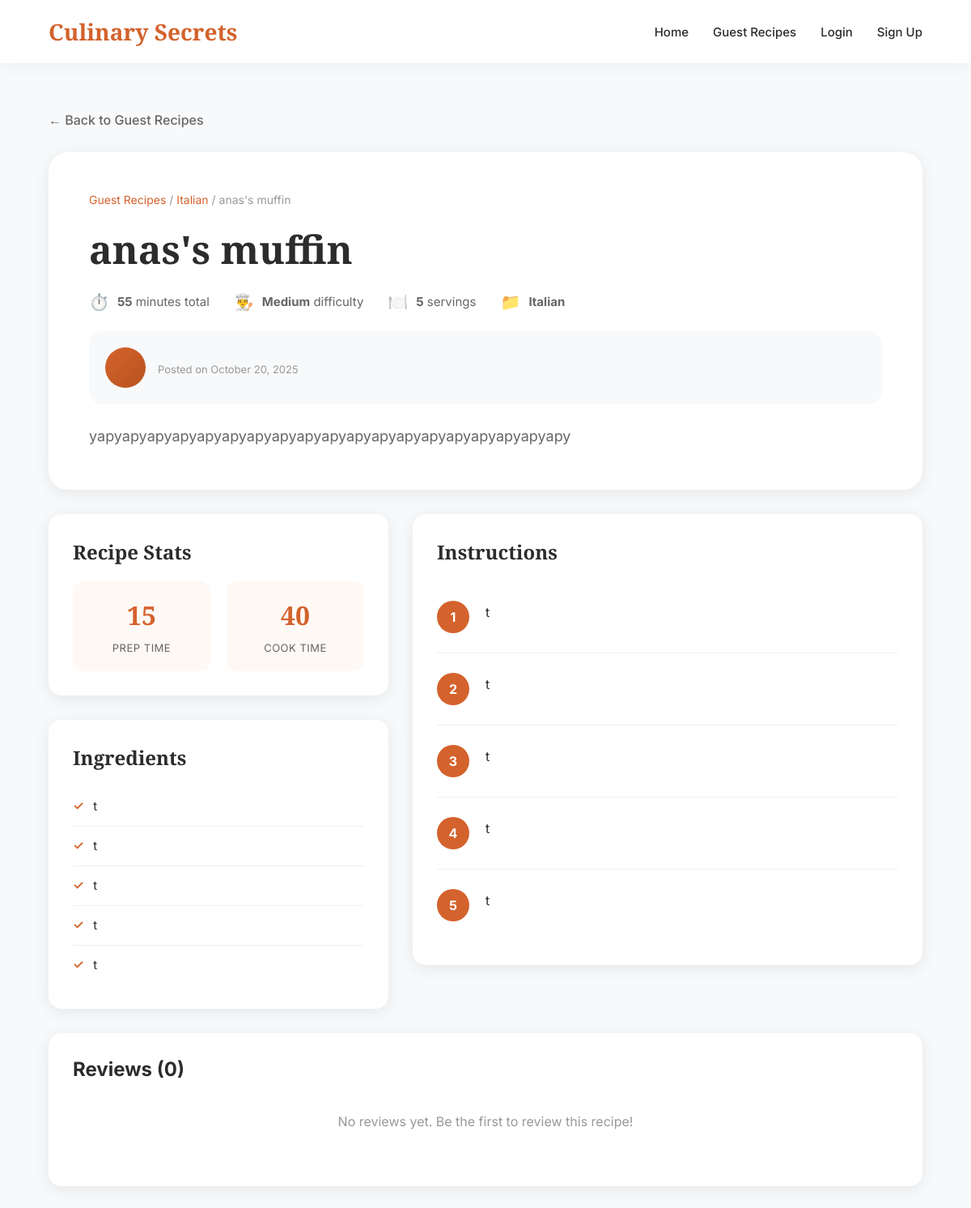
The page /accounts/recipe/anass-muffin/ on the database its author committed.
### recipes/models.py (models this page shows, shortened)
class Recipe(models.Model):
    DIFFICULTY_CHOICES = [
        ('easy', 'Easy'),
        ('medium', 'Medium'),
        ('hard', 'Hard'),
    ]
    APPROVAL_STATUS_CHOICES = [
        ('draft', 'Draft'),
        ('pending', 'Pending Review'),
        ('approved', 'Approved'),
        ('rejected', 'Rejected'),
    ]
    title = models.CharField(max_length=200, db_index=True)
    slug = models.SlugField(unique=True, db_index=True)
    description = models.TextField()
    ingredients = models.TextField(help_text="One ingredient per line")
    instructions = models.TextField()
    prep_time = models.PositiveIntegerField(
        help_text="Preparation time in minutes",
        validators=[MinValueValidator(1)]
    )
    cook_time = models.PositiveIntegerField(
        help_text="Cooking time in minutes",
        validators=[MinValueValidator(1)]
    )
    servings = models.PositiveIntegerField(
        default=4,
        validators=[MinValueValidator(1), MaxValueValidator(50)]
    )
    difficulty = models.CharField(
        max_length=10,
        choices=DIFFICULTY_CHOICES,
        default='medium',
        db_index=True
    )
    category = models.ForeignKey(
        Category,
        on_delete=models.CASCADE,
        related_name='recipes',
        db_index=True
    )
    author = models.ForeignKey(
        User,
        on_delete=models.SET_NULL,
        null=True,
        blank=True,
        db_index=True
    )
    image_url = models.URLField(blank=True, null=True)
    is_featured = models.BooleanField(default=False, db_index=True)
    approval_status = models.CharField(
        max_length=20,
        choices=APPROVAL_STATUS_CHOICES,
        default='approved',  # Admin recipes auto-approved
        db_index=True
    )
    is_user_recipe = models.BooleanField(default=False, db_index=True)
    rejection_reason = models.TextField(blank=True, null=True)
    reviewed_by = models.ForeignKey(
        User,
        on_delete=models.SET_NULL,
        null=True,
        blank=True,
        related_name='reviewed_recipes'
    )
    reviewed_at = models.DateTimeField(null=True, blank=True)
    created_at = models.DateTimeField(auto_now_add=True, db_index=True)
    updated_at = models.DateTimeField(auto_now=True)
    class Meta:
        ordering = ['-created_at']
        indexes = [
            models.Index(fields=['-created_at'], name='recipe_created_idx'),
            models.Index(fields=['category', '-created_at'], name='recipe_cat_date_idx'),
            models.Index(fields=['is_featured', '-created_at'], name='recipe_featured_idx'),
            models.Index(fields=['difficulty', '-created_at'], name='recipe_diff_date_idx'),
            models.Index(fields=['title'], name='recipe_title_idx'),
            models.Index(fields=['approval_status', '-created_at'], name='recipe_approval_date_idx'),
            models.Index(fields=['is_user_recipe', 'approval_status'], name='recipe_user_approval_idx'),
        ]
        verbose_name = 'Recipe'
        verbose_name_plural = 'Recipes'
    @property
    def total_time(self):
        return self.prep_time + self.cook_time

class Category(models.Model):
    name = models.CharField(max_length=100, unique=True)
    description = models.TextField(blank=True)
    slug = models.SlugField(unique=True, db_index=True)
    created_at = models.DateTimeField(auto_now_add=True)
    class Meta:
        verbose_name_plural = "Categories"
        ordering = ['name']
        indexes = [
            models.Index(fields=['name'], name='category_name_idx'),
        ]

### accounts/views.py (the view)
# urls.py: path('recipe/<slug:slug>/', views.recipe_detail_view, name='recipe_detail'),
def recipe_detail_view(request, slug):
    recipe = get_object_or_404(
        Recipe.objects.select_related('category', 'author').prefetch_related('reviews'),
        slug=slug
    )
    is_favorited = False
    if request.user.is_authenticated:
        is_favorited = Favorite.objects.filter(user=request.user, recipe=recipe).exists()
    reviews = recipe.reviews.filter(is_approved=True).order_by('-created_at')
    context = {
        'recipe': recipe,
        'is_favorited': is_favorited,
        'reviews': reviews,
    }
    return render(request, 'accounts/recipe_detail.html', context)

### accounts/templates/accounts/recipe_detail.html (shortened to what this page needs)
<!DOCTYPE html>
<html lang="en">
<head>
</head>
<body>
    <nav class="navbar">
        <div class="nav-content">
            <a href="{% url 'recipes:landing_page' %}" class="logo">Culinary Secrets</a>
            <div class="nav-links">
                <a href="{% url 'recipes:landing_page' %}">Home</a>
                <a href="{% url 'accounts:guest_recipes' %}">Guest Recipes</a>
                {% if user.is_authenticated %}
                    <a href="{% url 'accounts:dashboard' %}">Dashboard</a>
                    <a href="{% url 'accounts:favorites' %}">Favorites</a>
                    <a href="{% url 'accounts:logout' %}">Logout</a>
                {% else %}
                    <a href="{% url 'accounts:login' %}">Login</a>
                    <a href="{% url 'accounts:signup' %}">Sign Up</a>
                {% endif %}
            </div>
        </div>
    </nav>
    <div class="container">
        <a href="{% url 'accounts:guest_recipes' %}" class="back-link">← Back to Guest Recipes</a>
        <div class="recipe-header">
            <div class="breadcrumb">
                <a href="{% url 'accounts:guest_recipes' %}">Guest Recipes</a> /
                <a href="{% url 'accounts:guest_recipes' %}?category={{ recipe.category.slug }}">{{ recipe.category.name }}</a> /
                {{ recipe.title }}
            </div>
            <div class="recipe-title-section">
                <h1>{{ recipe.title }}</h1>
            </div>
            <div class="recipe-meta-header">
                <div class="meta-item">
                    <span class="meta-icon">⏱️</span>
                    <span><strong>{{ recipe.total_time }}</strong> minutes total</span>
                </div>
                <div class="meta-item">
                    <span class="meta-icon">👨‍🍳</span>
                    <span><strong>{{ recipe.get_difficulty_display }}</strong> difficulty</span>
                </div>
                <div class="meta-item">
                    <span class="meta-icon">🍽️</span>
                    <span><strong>{{ recipe.servings }}</strong> servings</span>
                </div>
                <div class="meta-item">
                    <span class="meta-icon">📁</span>
                    <span><strong>{{ recipe.category.name }}</strong></span>
                </div>
            </div>
            <div class="recipe-author-section">
                <div class="author-avatar">
                </div>
                <div class="author-info">
                    <p>Posted on {{ recipe.created_at|date:"F d, Y" }}</p>
                </div>
            </div>
            <div class="recipe-description">
                {{ recipe.description }}
            </div>
        </div>
        <div class="recipe-body">
            <div class="recipe-sidebar">
                <div class="recipe-card">
                    <h2>Recipe Stats</h2>
                    <div class="recipe-stats">
                        <div class="stat-box">
                            <span class="stat-number">{{ recipe.prep_time }}</span>
                            <span class="stat-label">Prep Time</span>
                        </div>
                        <div class="stat-box">
                            <span class="stat-number">{{ recipe.cook_time }}</span>
                            <span class="stat-label">Cook Time</span>
                        </div>
                    </div>
                </div>
                <div class="recipe-card">
                    <h2>Ingredients</h2>
                    <ul class="ingredients-list">
                        {% for ingredient in recipe.ingredients.splitlines %}
                            {% if ingredient.strip %}
                                <li>{{ ingredient }}</li>
                            {% endif %}
                        {% endfor %}
                    </ul>
                </div>
            </div>
            <div class="recipe-main">
                <div class="recipe-card">
                    <h2>Instructions</h2>
                    <ol class="instructions-list">
                        {% for instruction in recipe.instructions.splitlines %}
                            {% if instruction.strip %}
                                <li>{{ instruction }}</li>
                            {% endif %}
                        {% endfor %}
                    </ol>
                </div>
            </div>
        </div>
        <div class="reviews-section">
            <h2>Reviews ({{ reviews.count }})</h2>
            {% if reviews %}
                {% for review in reviews %}
                    <div class="review-card">
                        <div class="review-header">
                            <div>
                                <div class="reviewer-name">{{ review.reviewer_name }}</div>
                                <div class="review-rating">
                                    {% for i in "12345" %}
                                        {% if forloop.counter <= review.rating %}★{% else %}☆{% endif %}
                                    {% endfor %}
                                </div>
                            </div>
                            <div class="review-date">{{ review.created_at|date:"M d, Y" }}</div>
                        </div>
                        <div class="review-comment">{{ review.comment }}</div>
                    </div>
                {% endfor %}
            {% else %}
                <div class="no-reviews">
                    <p>No reviews yet. Be the first to review this recipe!</p>
                </div>
            {% endif %}
        </div>
    </div>
</body>
</html>

### accounts/templates/accounts/recipe_detail.html (style rules this page uses)
* { margin: 0; padding: 0; box-sizing: border-box; }
body { font-family: 'Inter', sans-serif; background: #f8f9fa; color: #2c2c2c; }
.navbar { background: white; padding: 20px 5%; box-shadow: 0 2px 20px rgba(0,0,0,0.05); position: sticky; top: 0; z-index: 100; }
.nav-content { max-width: 1400px; margin: 0 auto; display: flex; justify-content: space-between; align-items: center; }
.logo { font-family: 'Playfair Display', serif; font-size: 28px; font-weight: 700; color: #d4622c; text-decoration: none; }
.nav-links { display: flex; gap: 30px; align-items: center; }
.nav-links a { text-decoration: none; color: #2c2c2c; font-weight: 500; font-size: 15px; transition: color 0.3s; }
.container { max-width: 1200px; margin: 60px auto; padding: 0 5%; }
.recipe-header { background: white; border-radius: 24px; padding: 50px; margin-bottom: 30px; box-shadow: 0 4px 20px rgba(0,0,0,0.08); }
.breadcrumb { font-size: 14px; color: #999; margin-bottom: 24px; }
.breadcrumb a { color: #d4622c; text-decoration: none; }
.recipe-title-section { display: flex; justify-content: space-between; align-items: flex-start; gap: 30px; margin-bottom: 24px; }
.recipe-title-section h1 { font-family: 'Playfair Display', serif; font-size: 48px; font-weight: 900; color: #2c2c2c; line-height: 1.2; }
.recipe-meta-header { display: flex; gap: 30px; flex-wrap: wrap; margin-bottom: 24px; }
.meta-item { display: flex; align-items: center; gap: 10px; font-size: 15px; color: #666; }
.meta-icon { font-size: 20px; }
.recipe-author-section { display: flex; align-items: center; gap: 15px; padding: 20px; background: #f8f9fa; border-radius: 16px; }
.author-avatar { width: 50px; height: 50px; border-radius: 50%; background: linear-gradient(135deg, #d4622c, #b8531f); display: flex; align-items: center; justify-content: center; color: white; font-weight: 700; font-size: 20px; }
.author-info p { font-size: 13px; color: #999; }
.recipe-description { font-size: 18px; line-height: 1.8; color: #666; margin-top: 24px; }
.recipe-body { display: grid; grid-template-columns: 1fr 1.5fr; gap: 30px; }
.recipe-sidebar { display: flex; flex-direction: column; gap: 30px; }
.recipe-card { background: white; border-radius: 16px; padding: 30px; box-shadow: 0 4px 20px rgba(0,0,0,0.08); }
.recipe-card h2 { font-family: 'Playfair Display', serif; font-size: 24px; font-weight: 700; margin-bottom: 20px; color: #2c2c2c; }
.recipe-stats { display: grid; grid-template-columns: 1fr 1fr; gap: 20px; }
.stat-box { text-align: center; padding: 20px; background: #fef9f5; border-radius: 12px; }
.stat-number { font-family: 'Playfair Display', serif; font-size: 32px; font-weight: 700; color: #d4622c; display: block; margin-bottom: 8px; }
.stat-label { font-size: 13px; color: #666; text-transform: uppercase; letter-spacing: 0.5px; }
.ingredients-list { list-style: none; }
.ingredients-list li { padding: 12px 0; border-bottom: 1px solid #f0f0f0; display: flex; align-items: flex-start; gap: 12px; font-size: 15px; line-height: 1.6; }
.ingredients-list li:last-child { border-bottom: none; }
.ingredients-list li:before { content: '✓'; color: #d4622c; font-weight: 700; flex-shrink: 0; }
.instructions-list { list-style: none; counter-reset: step-counter; }
.instructions-list li { padding: 24px 0; border-bottom: 1px solid #f0f0f0; display: flex; gap: 20px; font-size: 16px; line-height: 1.8; counter-increment: step-counter; }
.instructions-list li:last-child { border-bottom: none; }
.instructions-list li:before { content: counter(step-counter); width: 40px; height: 40px; background: #d4622c; color: white; border-radius: 50%; display: flex; align-items: center; justify-content: center; font-weight: 700; flex-shrink: 0; }
.reviews-section { background: white; border-radius: 16px; padding: 30px; margin-top: 30px; box-shadow: 0 4px 20px rgba(0,0,0,0.08); }
.no-reviews { text-align: center; padding: 40px; color: #999; }
.back-link { display: inline-flex; align-items: center; gap: 8px; text-decoration: none; color: #666; font-weight: 500; margin-bottom: 30px; transition: color 0.3s; }

### rows shown on the page
Recipe: category.name "Italian", title "anas's muffin", total_time "55", difficulty "Medium", servings "5", created_at "October 20, 2025", description "yapyapyapyapyapyapyapyapyapyapyapyapyapyapyapyapyapyapyapy", prep_time "15", cook_time "40"

### other values the page prints
{{ ingredient }} "t" "t" "t" "t" "t"
{{ instruction }} "t" "t" "t" "t" "t"
{{ reviews.count }} "0"
